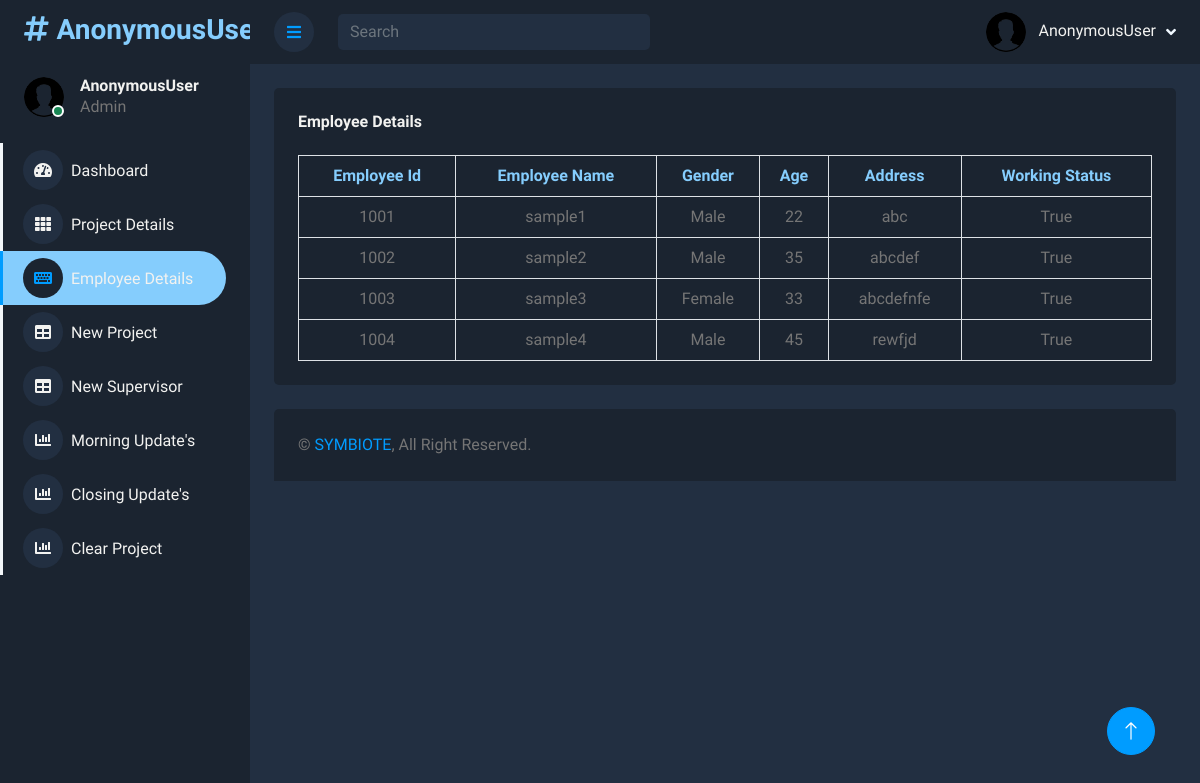
The app's page /employee_detail_all with its own data.
### symbiote/models.py (models this page shows, shortened)
class employee_details(models.Model):
    employee_name=models.CharField(max_length=40)
    employee_id=models.IntegerField()
    employee_age=models.IntegerField()
    employee_gender=models.CharField(max_length=6)
    employee_location=models.CharField(max_length=100)
    aadhar_card=models.IntegerField()
    working_status=models.BooleanField(default=False)

### symbiote/views.py (the view)
# urls.py: path('employee_detail_all', views.employee_detail_all, name="employee_detail_all"),
def employee_detail_all(request):
    details = employee_details.objects.all()
    return render(request, 'symbiote/employee_detail_all.html', {'details': details, 'username': request.user})

### symbiote/templates/symbiote/employee_detail_all.html (shortened to what this page needs)
{% load static %}
<!DOCTYPE html>
<html lang="en">
<head>
    <link href="https://cdnjs.cloudflare.com/ajax/libs/font-awesome/5.10.0/css/all.min.css" rel="stylesheet">
    <link href="https://cdn.jsdelivr.net/npm/bootstrap-icons@1.4.1/font/bootstrap-icons.css" rel="stylesheet">
    <link href="{%  static 'symbiote/index_styles/lib/owlcarousel/assets/owl.carousel.min.css' %}" rel="stylesheet">
    <link href="{%  static 'symbiote/index_styles/lib/tempusdominus/css/tempusdominus-bootstrap-4.min.css' %}" rel="stylesheet" />
    <link href="{%  static 'symbiote/index_styles/css/bootstrap.min.css' %}" rel="stylesheet">
    <link href="{%  static 'symbiote/index_styles/css/style.css' %}" rel="stylesheet">
</head>
<body style="background: #1B2430">
    <div class="container-xxl position-relative d-flex p-0" >
        <div class="sidebar pe-4 pb-3" style="background: #1B2430">
            <nav class="navbar  navbar-light" >
                <a href="" class="navbar-brand mx-4 mb-3">
                    <h3 class="text-primary" style="color: #85CDFD" ><i class="fa fa-hashtag me-2"></i>{{ username }}</h3>
                </a>
                <div class="d-flex align-items-center ms-4 mb-4">
                    <div class="position-relative">
                        <img class="rounded-circle" src="{%  static 'symbiote/index_styles/img/img.png' %}" alt="" style="width: 40px; height: 40px;">
                        <div class="bg-success rounded-circle border border-2 border-white position-absolute end-0 bottom-0 p-1"></div>
                    </div>
                    <div class="ms-3">
                        <h6 class="mb-0" style="color: #F2F2F0" onclick="get_data()">{{ username }}</h6>
                        <span>Admin</span>
                    </div>
                </div>
                <div class="navbar-nav w-100">
                    <a href="{% url 'admin_page' %}" class="nav-item nav-link" ><i class="fa fa-tachometer-alt me-2"></i><span style="color: #F2F2F0">Dashboard</span></a>
                    <a href="{% url 'project_details' %}" class="nav-item nav-link "><i class="fa fa-th me-2"></i><span style="color: #F2F2F0">Project Details</span></a>
                    <a href="{% url 'employee_detail_all'  %}" class="nav-item nav-link active"><i class="fa fa-keyboard me-2"></i><span style="color: #F2F2F0">Employee Details</span></a>
                    <a href="{% url 'new_project' %}" class="nav-item nav-link"><i class="fa fa-table me-2"></i><span style="color: #F2F2F0">New Project</span></a>
                    <a href="{% url 'add_supervisor' %}" class="nav-item nav-link"><i class="fa fa-table me-2"></i><span style="color: #F2F2F0">New Supervisor</span></a>
                    <a href="{% url 'morning_update' %}" class="nav-item nav-link"><i class="fa fa-chart-bar me-2"></i><span style="color: #F2F2F0">Morning Update's</span></a>
                    <a href="{% url 'closing_update' %}" class="nav-item nav-link"><i class="fa fa-chart-bar me-2"></i><span style="color: #F2F2F0">Closing Update's</span></a>
                    <a href="{% url 'clear_project' %}" class="nav-item nav-link"><i class="fa fa-chart-bar me-2"></i><span style="color: #F2F2F0">Clear Project</span></a>
                </div>
            </nav>
        </div>
        <div class="content">
            <nav class="navbar navbar-expand   sticky-top px-4 py-0" style="background: #1B2430">
                <a href="#" class="sidebar-toggler flex-shrink-0" style="background-color: #222f41">
                    <i class="fa fa-bars"></i>
                </a>
                <form class="d-none d-md-flex ms-4" style="width: 100%;">
                    <input class="form-control border-0" type="search" placeholder="Search" style="width: 50%;background: aliceblue;background-color: #222f41;color: snow">
                </form>
                <div class="navbar-nav align-items-center ms-auto">
                    <div class="nav-item dropdown">
                        <a href="#" class="nav-link dropdown-toggle" data-bs-toggle="dropdown">
                            <img class="rounded-circle me-lg-2" src="{%  static 'symbiote/index_styles/img/img.png' %}" alt="" style="width: 40px; height: 40px;">
                            <span class="d-none d-lg-inline-flex" style="color: #F2F2F0">{{ username }}</span>
                        </a>
                    </div>
                </div>
            </nav>
            <div class="container-fluid pt-4 px-4">
                <div class="bg-light text-center rounded p-4">
                    <div class="d-flex align-items-center justify-content-between mb-4">
                        <h6 class="mb-0">Employee Details</h6>
                    </div>
                    <div class="table-responsive">
                        <table class="table text-start align-middle table-bordered table-hover mb-0">
                            <thead>
                                <tr class="text-dark">
                                    <th scope="col" style="text-align: center">Employee Id</th>
                                    <th scope="col" style="text-align: center">Employee Name</th>
                                    <th scope="col" style="text-align: center">Gender</th>
                                    <th scope="col" style="text-align: center">Age</th>
                                    <th scope="col" style="text-align: center">Address</th>
                                    <th scope="col" style="text-align: center">Working Status</th>
                                </tr>
                            </thead>
                            <tbody>
                                {% for i in details %}
                                <tr>
                                    <td style="text-align: center">{{ i.employee_id }}</td>
                                    <td style="text-align: center">{{ i.employee_name }}</td>
                                    <td style="text-align: center">{{ i.employee_gender }}</td>
                                    <td style="text-align: center">{{ i.employee_age }}</td>
                                    <td style="text-align: center">{{ i.employee_location }}</td>
                                    <td style="text-align: center">{{ i.working_status }}</td>
                                </tr>
                                {% endfor %}
                            </tbody>
                        </table>
                    </div>
                </div>
            </div>
            <div class="container-fluid pt-4 px-4">
                <div class="bg-light rounded-top p-4">
                    <div class="row">
                        <div class="col-12 col-sm-6 text-center text-sm-start">
                            &copy; <a href="#">SYMBIOTE</a>, All Right Reserved.
                        </div>
                    </div>
                </div>
            </div>
        </div>
        <a href="#" class="btn btn-lg btn-primary btn-lg-square back-to-top"><i class="bi bi-arrow-up"></i></a>
    </div>
</body>
</html>

### symbiote/static/symbiote/index_styles/css/style.css (style rules this page uses)
:root { --primary: #009CFF; --light: #F3F6F9; --dark: #191C24; }
.back-to-top { position: fixed; display: none; right: 45px; bottom: 45px; z-index: 99; }
.btn { transition: .5s; }
.btn.btn-primary { color: #FFFFFF; }
.btn-lg-square { width: 48px; height: 48px; }
.btn-square, .btn-sm-square, .btn-lg-square { padding: 0; display: inline-flex; align-items: center; justify-content: center; font-weight: normal; border-radius: 50px; }
.sidebar { position: fixed; top: 0; left: 0; bottom: 0; width: 250px; height: 100vh; overflow-y: auto; background: var(--light); transition: 0.5s; z-index: 999; }
.content { margin-left: 250px; min-height: 100vh; background: #222f41; transition: 0.5s; }
@media (min-width: 992px) { .sidebar { margin-left: 0; } }
@media (min-width: 992px) { .content { width: calc(100% - 250px); } }
.sidebar .navbar .navbar-nav .nav-link { padding: 7px 20px; color: #F2F2F0; font-weight: 500; border-left: 3px solid var(--light); border-radius: 0 30px 30px 0; outline: none; }
.sidebar .navbar .navbar-nav .nav-link:hover, .sidebar .navbar .navbar-nav .nav-link.active { color: var(--primary); background: #85CDFD; border-color: var(--primary); }
.sidebar .navbar .navbar-nav .nav-link i { width: 40px; height: 40px; display: inline-flex; align-items: center; justify-content: center; background: #222f41; border-radius: 40px; }
.sidebar .navbar .navbar-nav .nav-link:hover i, .sidebar .navbar .navbar-nav .nav-link.active i { background: #1B2430; }
.content .navbar .navbar-nav .nav-link { margin-left: 25px; padding: 12px 0; color: var(--dark); outline: none; }
.content .navbar .sidebar-toggler, .content .navbar .navbar-nav .nav-link i { width: 40px; height: 40px; display: inline-flex; align-items: center; justify-content: center; background: #85cdfd; border-radius: 40px; }
.content .navbar .dropdown-toggle::after { color: aliceblue; margin-left: 6px; vertical-align: middle; border: none; content: "\f107"; font-family: "Font Awesome 5 Free"; font-weight: 900; transition: .5s; }

### records on screen
employee_details: employee_id "1001", employee_name "sample1", employee_gender "Male", employee_age "22", employee_location "abc", working_status "True"
employee_details: employee_id "1002", employee_name "sample2", employee_gender "Male", employee_age "35", employee_location "abcdef", working_status "True"
employee_details: employee_id "1003", employee_name "sample3", employee_gender "Female", employee_age "33", employee_location "abcdefnfe", working_status "True"
employee_details: employee_id "1004", employee_name "sample4", employee_gender "Male", employee_age "45", employee_location "rewfjd", working_status "True"

### other values on screen
{{ username }} "AnonymousUser"
